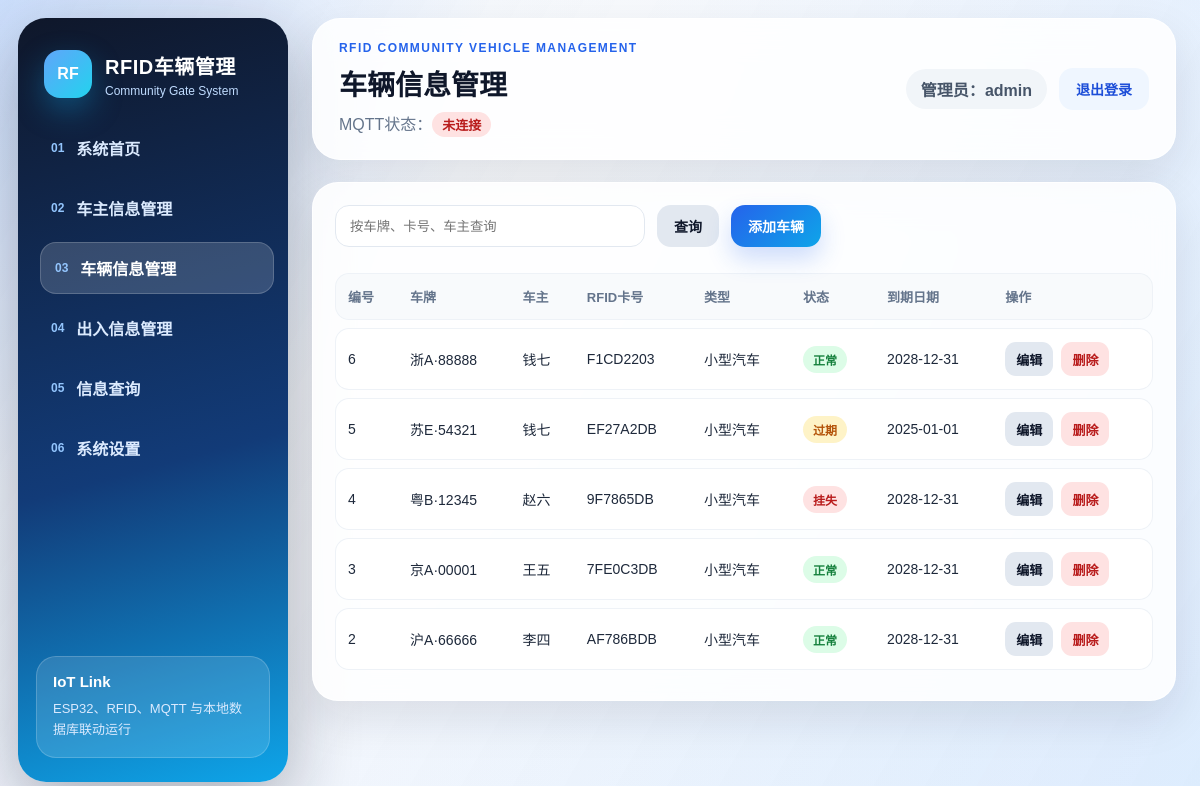
The page /vehicles (signed in) on the database its author committed.
### tables this page shows
CREATE TABLE Vehicles (vehicle_id INTEGER PRIMARY KEY AUTOINCREMENT, plate_number TEXT UNIQUE NOT NULL, owner_id INTEGER, card_uid TEXT UNIQUE NOT NULL, vehicle_type TEXT, status INTEGER DEFAULT 1, expire_date TEXT, created_at TEXT);

CREATE TABLE Owners (owner_id INTEGER PRIMARY KEY AUTOINCREMENT, owner_name TEXT NOT NULL, phone TEXT, address TEXT, remark TEXT, created_at TEXT);

### app.py (the view)
@app.route('/vehicles')
@login_required
def vehicles():
    k=request.args.get('keyword','').strip(); like=f'%{k}%'
    sql='SELECT v.*, o.owner_name FROM Vehicles v LEFT JOIN Owners o ON v.owner_id=o.owner_id'
    rows=all_rows(sql+' WHERE v.plate_number LIKE ? OR v.card_uid LIKE ? OR o.owner_name LIKE ? ORDER BY v.vehicle_id DESC',(like,like,like)) if k else all_rows(sql+' ORDER BY v.vehicle_id DESC')
    return render_template('vehicles.html', rows=rows, keyword=k, today=datetime.now().strftime('%Y-%m-%d'))

### app.py (called while the page is built)
def db():
    c = sqlite3.connect(DB_PATH, check_same_thread=False)
    c.row_factory = sqlite3.Row
    return c

def all_rows(sql, p=()):
    c=db(); r=c.execute(sql,p).fetchall(); c.close(); return r

def login_required(f):
    @wraps(f)
    def w(*a, **k):
        return f(*a, **k) if session.get('user_id') else redirect(url_for('login'))
    return w

@app.context_processor
def inject(): return {'mqtt_status': mqtt_status}

### templates/vehicles.html
{% extends 'base.html' %}{% set title='车辆信息管理' %}{% block content %}
<section class="panel">
  <form class="toolbar"><input name="keyword" value="{{ keyword }}" placeholder="按车牌、卡号、车主查询"><button class="btn">查询</button><a class="btn primary" href="{{ url_for('vehicle_add') }}">添加车辆</a></form>
  <table><thead><tr><th>编号</th><th>车牌</th><th>车主</th><th>RFID卡号</th><th>类型</th><th>状态</th><th>到期日期</th><th>操作</th></tr></thead><tbody>
  {% for r in rows %}<tr><td>{{ r.vehicle_id }}</td><td>{{ r.plate_number }}</td><td>{{ r.owner_name }}</td><td>{{ r.card_uid }}</td><td>{{ r.vehicle_type }}</td><td>{% if r.status==0 %}<span class="tag denied">挂失</span>{% elif r.expire_date < today %}<span class="tag warn">过期</span>{% else %}<span class="tag approved">正常</span>{% endif %}</td><td>{{ r.expire_date }}</td><td class="actions"><a class="btn small" href="{{ url_for('vehicle_edit', id=r.vehicle_id) }}">编辑</a><form method="post" action="{{ url_for('vehicle_delete', id=r.vehicle_id) }}"><button class="btn small danger" data-confirm="确认删除该车辆？">删除</button></form></td></tr>{% else %}<tr><td colspan="8" class="empty">暂无车辆信息</td></tr>{% endfor %}
  </tbody></table>
</section>
{% endblock %}

### static/css/style.css (style rules this page uses)
:root { --blue:#2563eb;--blue2:#0ea5e9;--dark:#0f172a;--text:#1e293b;--muted:#64748b;--line:#e2e8f0;--card:rgba(255,255,255,.86);--shadow:0 18px 45px rgba(15,23,42,.10) }
* { box-sizing:border-box }
body { margin:0;min-height:100vh;color:var(--text);font-family:"Microsoft YaHei","PingFang SC",Arial,sans-serif;background:radial-gradient(circle at top left,#dbeafe 0,#f8fafc 34%,#eef2ff 100%) }
body:before { content:"";position:fixed;inset:0;background:linear-gradient(120deg,rgba(37,99,235,.08),transparent 38%,rgba(14,165,233,.08));pointer-events:none }
.card,.panel { background:var(--card);backdrop-filter:blur(18px);border:1px solid rgba(255,255,255,.82);border-radius:26px;box-shadow:var(--shadow) }
.panel { padding:22px;margin-bottom:20px }
.panel-title,.toolbar { display:flex;justify-content:space-between;align-items:center;gap:12px;margin-bottom:18px }
.toolbar { justify-content:flex-start;flex-wrap:wrap }
input,select { height:42px;border:1px solid var(--line);border-radius:14px;padding:0 14px;background:rgba(255,255,255,.88);min-width:170px;outline:none;transition:.16s }
.toolbar input:first-child { min-width:310px }
.btn { display:inline-flex;align-items:center;justify-content:center;height:42px;padding:0 17px;border:0;border-radius:14px;background:#e2e8f0;color:#0f172a;text-decoration:none;cursor:pointer;font-size:14px;font-weight:800;transition:.16s;white-space:nowrap }
.btn.primary { background:linear-gradient(135deg,var(--blue),var(--blue2));color:#fff;box-shadow:0 12px 25px rgba(37,99,235,.22) }
.btn.danger { background:#fee2e2;color:#b91c1c }
.btn.small { height:34px;padding:0 11px;font-size:13px;border-radius:11px }
table { width:100%;border-collapse:separate;border-spacing:0 8px }
th,td { padding:13px 12px;text-align:left;font-size:14px }
th { color:#64748b;font-size:13px;text-transform:uppercase;background:#f8fafc;border-top:1px solid #eef2f7;border-bottom:1px solid #eef2f7 }
td { background:#fff;border-top:1px solid #eef2f7;border-bottom:1px solid #eef2f7 }
tr td:first-child,tr th:first-child { border-left:1px solid #eef2f7;border-radius:14px 0 0 14px }
tr td:last-child,tr th:last-child { border-right:1px solid #eef2f7;border-radius:0 14px 14px 0 }
.tag { display:inline-flex;padding:5px 10px;border-radius:999px;font-size:12px;font-weight:900 }
.approved { background:#dcfce7;color:#15803d }
.denied { background:#fee2e2;color:#b91c1c }
.warn { background:#fef3c7;color:#b45309 }
.actions { display:flex;gap:8px }
.actions form { margin:0 }

### rows shown on the page
Vehicles: vehicle_id "6", plate_number "浙A·88888", owner_name "钱七", card_uid "F1CD2203", vehicle_type "小型汽车", status "正常", expire_date "2028-12-31"
Vehicles: vehicle_id "5", plate_number "苏E·54321", owner_name "钱七", card_uid "EF27A2DB", vehicle_type "小型汽车", status "过期", expire_date "2025-01-01"
Vehicles: vehicle_id "4", plate_number "粤B·12345", owner_name "赵六", card_uid "9F7865DB", vehicle_type "小型汽车", status "挂失", expire_date "2028-12-31"
Vehicles: vehicle_id "3", plate_number "京A·00001", owner_name "王五", card_uid "7FE0C3DB", vehicle_type "小型汽车", status "正常", expire_date "2028-12-31"
Vehicles: vehicle_id "2", plate_number "沪A·66666", owner_name "李四", card_uid "AF786BDB", vehicle_type "小型汽车", status "正常", expire_date "2028-12-31"

### other values the page prints
{{ title or '系统管理' }} "车辆信息管理"
{{ mqtt_status.message }} "未连接"
{{ session.username }} "admin"
